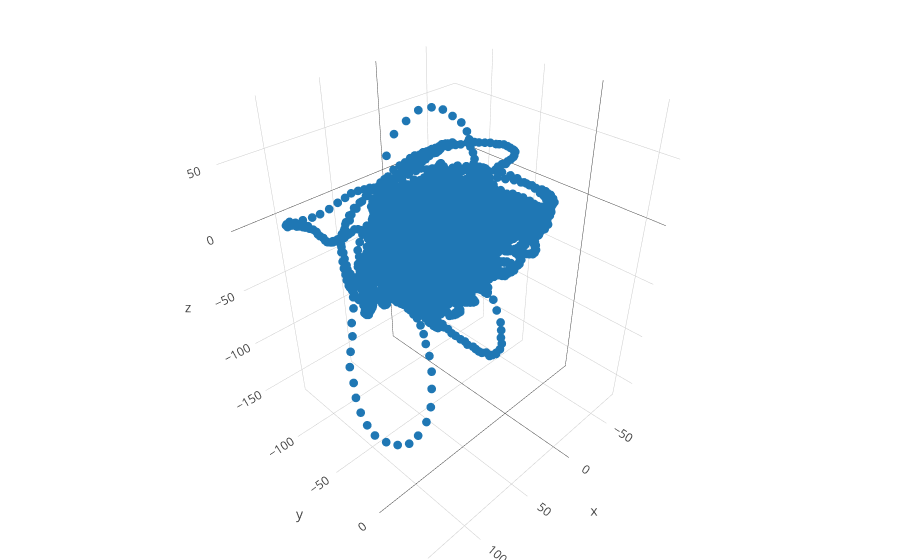

The code cell stored with this chart in its notebook:
### Code cell
plot3DInteract(act5Data.hand_mag_x, act5Data.hand_mag_y, act5Data.hand_mag_z)

### Figure 1 — Plotly figure (JSON) as saved in the notebook; plotly's stock layout.template omitted (floating-point values rounded to 4 significant figures; data arrays with more than 128 entries replaced by an {"elided": "..."} marker saying what was removed)
{"data": [{"marker": {"size": 3}, "mode": "markers", "type": "scatter3d", "x": {"elided": "21265 float values"}, "y": {"elided": "21265 float values"}, "z": {"elided": "21265 float values"}}], "layout": {"margin": {"b": 0, "l": 0, "r": 0, "t": 0}}}
